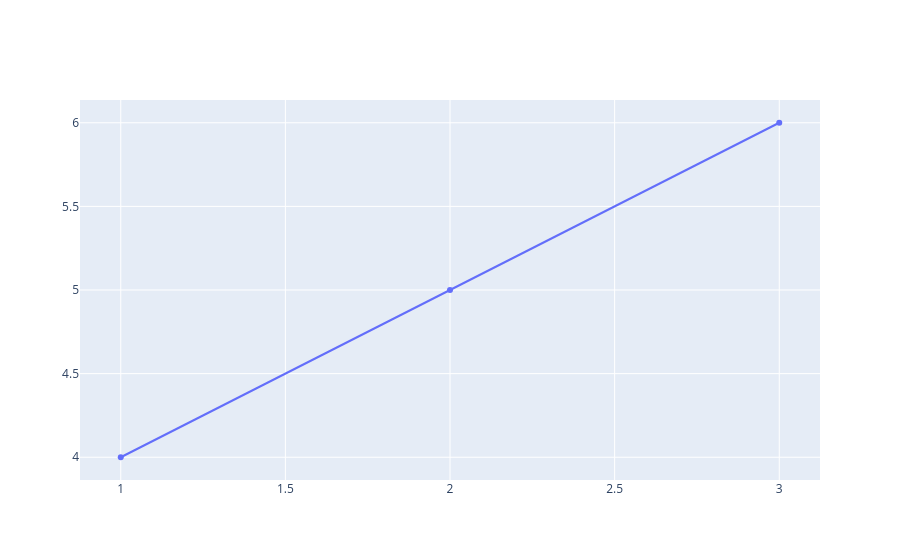

Source (notebook cell):
### Code cell
import plotly.graph_objects as go

fig = go.Figure(data=go.Scatter(x=[1, 2, 3], y=[4, 5, 6]))
fig.show()

### Figure 1 — Plotly figure (JSON) as saved in the notebook; plotly's stock layout.template omitted (floating-point values rounded to 4 significant figures)
{"data": [{"type": "scatter", "x": [1, 2, 3], "y": [4, 5, 6]}], "layout": {}}
